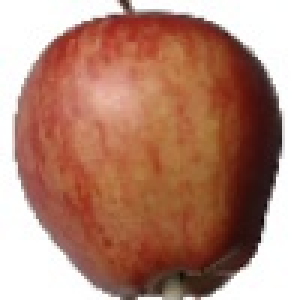
%> input picture buah/apel/11_100.jpg, 100 x 100 px (shown 3 times larger)
$ octave --eval "result = buahcirisatu('buah/apel/11_100.jpg');"   (GNU Octave 9; MATLAB toolbox functions it lacks are replaced by stand-ins)
%> lines starting %> are read from the running program, lines starting %| are printed output that depends on the picture
function y=buahcirisatu(image)
%> called with image = 'buah/apel/11_100.jpg'
    gambar = imread(image);
%> gambar is the input picture: size 100x100x3 uint8; mean R, G, B 179.5, 134.7, 117.5
    gambar = rgb2gray(gambar);
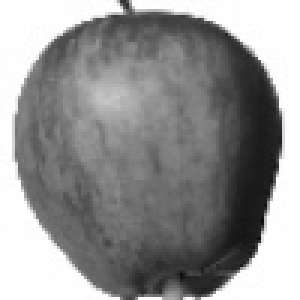
%> gambar: size 100x100 uint8 (shown 3 times larger); min 9, max 255, mean 146.2
    L = double(gambar);
    LPF = fspecial('gaussian', [8,8], 4);
    r = imfilter(L, LPF);
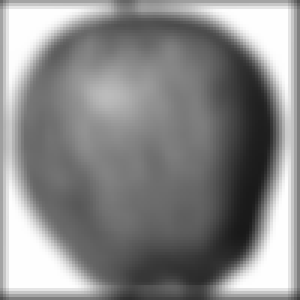
%> r: size 100x100 double (shown 3 times larger); min 25.4, max 255, mean 137.2
    T = dct2(r);
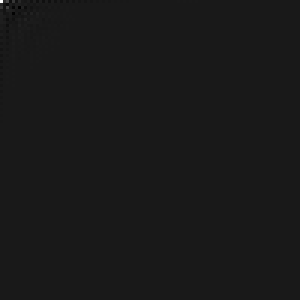
%> T: size 100x100 double (shown 3 times larger); min -1538.3, max 13716.5, mean 1.2; drawn with min black and max white
    T = abs(T);
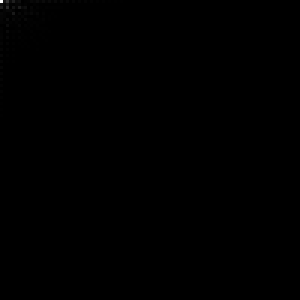
%> T: size 100x100 double (shown 3 times larger); min 1.03e-06, max 13716.5, mean 7.8; drawn with min black and max white
    y = T(1:320);
%> y = 320 values, max 13716.5 at index 1, min 0.00335 at index 188, mean 119.6
%> `result = buahcirisatu('buah/apel/11_100.jpg');`: result has the same summary as y in buahcirisatu
    y = y';
end
